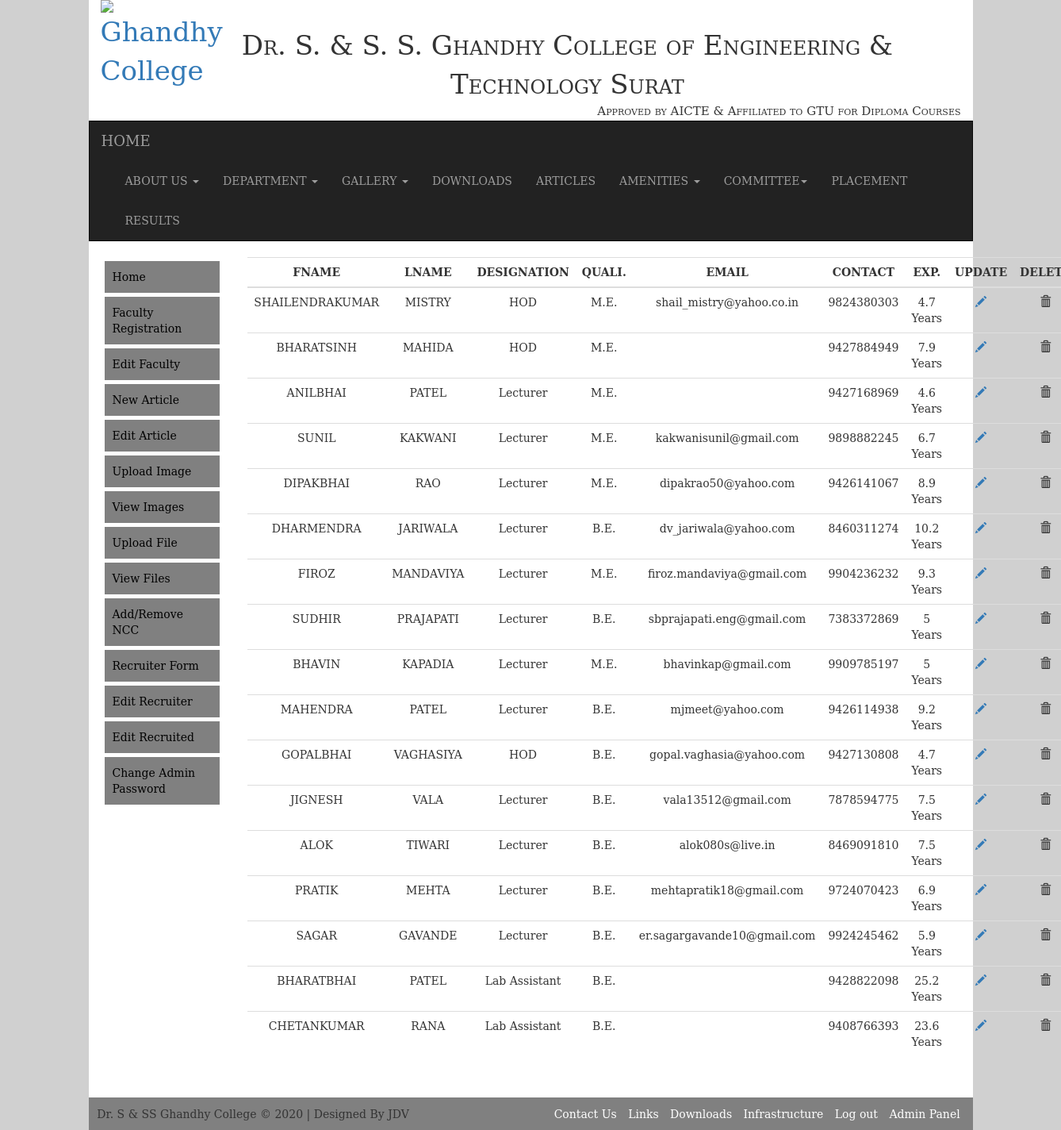
/faculty_data_show.php?branch_code=6 (signed in), run on the app's committed database.
### tables this page shows
CREATE TABLE IF NOT EXISTS `clg_faculty` (
  `id` int(11) NOT NULL,
  `fname` varchar(50) NOT NULL,
  `mname` varchar(50) NOT NULL,
  `lname` varchar(50) NOT NULL,
  `email` varchar(100) NOT NULL,
  `branch_code` int(2) NOT NULL,
  `post` varchar(15) NOT NULL,
  `qualification` varchar(25) NOT NULL,
  `contact` varchar(10) NOT NULL,
  `ocontact` varchar(10) NOT NULL,
  `gender` varchar(10) NOT NULL,
  `profile_img` varchar(2000) NOT NULL,
  `birthdate` date NOT NULL,
  `start_date` date NOT NULL
);

### faculty_data_show.php (the view, shortened to what this page needs)
<!doctype html>
<html>
<head>
<link rel="stylesheet" href="bootstrap/css/bootstrap.min.css">
<link href="bootstrap/css/style.css" rel="stylesheet">
</head>
<body>
    <div class="container-fluid">
		<div class="row">
            <div class="col-md-10" style="background:white;">
            <header>
                <?php require_once('header.php'); ?>
            </header>
            <section>
                <article>
                	<div class="row">
       					<div class="col-md-2 col-sm-2 admin_sidemenu">
                        	<?php
								require_once('adminsidemenu.php');
							?>
                        </div>
                	<div class="col-md-10 col-sm-10" >
                    	<div class="row">
 						<div id="show" class="col-md-12 col-sm-12">
							<table class=" table table-responsive table-hover text-center" id="table_showdata">
                            		<tr style="font-weight:bold;">
                                    	<td>FNAME</td>
                                        <td>LNAME</td>
                                        <td>DESIGNATION</td>
                                        <td>QUALI.</td>
                                        <td>EMAIL</td>
                                        <td>CONTACT</td>
                                        <td>EXP.</td>
                                        <td>UPDATE</td>
                                        <td>DELETE</td>
                                    </tr>
								<tbody>
                                	<?php
										$show=mysql_query("select * from clg_faculty where branch_code='$_REQUEST[branch_code]'");
										while($show1=mysql_fetch_array($show))
										{
									?>
                                	<tr>
                                    	<td><?php echo $show1[1];?></td>
                                        <td><?php echo $show1[3];?></td>
                                        <td><?php echo $show1[6];?></td>
                                        <td><?php echo $show1[7];?></td>
                                        <td><?php echo $show1[4];?></td>
                                        <td><?php echo $show1[8];?></td>
                                        <td><?php
												$date1=mysql_query("select DATEDIFF((select CURDATE()),'$show1[13]')");
												$date=mysql_fetch_array($date1);
												echo round($date[0]/365,1)." Years";
											?></td>
                                        <td ><a href="edit_faculty_reg.php?id=<?php echo $show1[0];?>"><span class="glyphicon glyphicon-pencil"></span></a></td>
                                        <td onClick="delete_faculty(<?php echo $show1[0];?>,<?php echo $_REQUEST['branch_code'];?>)"><span class="glyphicon glyphicon-trash"></span></td>
                                    </tr>
                                    <?php
										}
									?>
                                </tbody>
                            </table>
                        </div>
                        </div>
                </div>
                	</div>
                </article>
            </section>
           <footer>
           		<?php require_once('footer.php'); ?>
           </footer>
           </div>
    </div>
	</div>
</body>
</html>

### data on the page
clg_faculty: fname "SHAILENDRAKUMAR", lname "MISTRY", post "HOD", qualification "M.E.", email "shail_mistry@yahoo.co.in", contact "9824380303", date "4.7"
clg_faculty: fname "BHARATSINH", lname "MAHIDA", post "HOD", qualification "M.E.", contact "9427884949", date "7.9"
clg_faculty: fname "ANILBHAI", lname "PATEL", post "Lecturer", qualification "M.E.", contact "9427168969", date "4.6"
clg_faculty: fname "SUNIL", lname "KAKWANI", post "Lecturer", qualification "M.E.", email "kakwanisunil@gmail.com", contact "9898882245", date "6.7"
clg_faculty: fname "DIPAKBHAI", lname "RAO", post "Lecturer", qualification "M.E.", email "dipakrao50@yahoo.com", contact "9426141067", date "8.9"
clg_faculty: fname "DHARMENDRA", lname "JARIWALA", post "Lecturer", qualification "B.E.", email "dv_jariwala@yahoo.com", contact "8460311274", date "10.2"
clg_faculty: fname "FIROZ", lname "MANDAVIYA", post "Lecturer", qualification "M.E.", email "firoz.mandaviya@gmail.com", contact "9904236232", date "9.3"
clg_faculty: fname "SUDHIR", lname "PRAJAPATI", post "Lecturer", qualification "B.E.", email "sbprajapati.eng@gmail.com", contact "7383372869", date "5"
clg_faculty: fname "BHAVIN", lname "KAPADIA", post "Lecturer", qualification "M.E.", email "bhavinkap@gmail.com", contact "9909785197", date "5"
clg_faculty: fname "MAHENDRA", lname "PATEL", post "Lecturer", qualification "B.E.", email "mjmeet@yahoo.com", contact "9426114938", date "9.2"
clg_faculty: fname "GOPALBHAI", lname "VAGHASIYA", post "HOD", qualification "B.E.", email "gopal.vaghasia@yahoo.com", contact "9427130808", date "4.7"
clg_faculty: fname "JIGNESH", lname "VALA", post "Lecturer", qualification "B.E.", email "vala13512@gmail.com", contact "7878594775", date "7.5"
clg_faculty: fname "ALOK", lname "TIWARI", post "Lecturer", qualification "B.E.", email "alok080s@live.in", contact "8469091810", date "7.5"
clg_faculty: fname "PRATIK", lname "MEHTA", post "Lecturer", qualification "B.E.", email "mehtapratik18@gmail.com", contact "9724070423", date "6.9"
clg_faculty: fname "SAGAR", lname "GAVANDE", post "Lecturer", qualification "B.E.", email "er.sagargavande10@gmail.com", contact "9924245462", date "5.9"
clg_faculty: fname "BHARATBHAI", lname "PATEL", post "Lab Assistant", qualification "B.E.", contact "9428822098", date "25.2"
clg_faculty: fname "CHETANKUMAR", lname "RANA", post "Lab Assistant", qualification "B.E.", contact "9408766393", date "23.6"

### other printed values
$s['year'] "2020"
